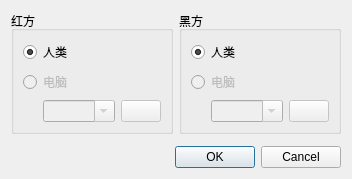
<?xml version="1.0" encoding="UTF-8"?>
<ui version="4.0">
 <class>NewGameDialog</class>
 <widget class="QDialog" name="NewGameDialog">
  <property name="geometry">
   <rect>
    <x>0</x>
    <y>0</y>
    <width>510</width>
    <height>242</height>
   </rect>
  </property>
  <property name="windowTitle">
   <string>新建游戏</string>
  </property>
  <layout class="QVBoxLayout" name="verticalLayout_4">
   <property name="sizeConstraint">
    <enum>QLayout::SetFixedSize</enum>
   </property>
   <item>
    <layout class="QHBoxLayout" name="horizontalLayout">
     <item>
      <widget class="QGroupBox" name="groupBox_2">
       <property name="title">
        <string>红方</string>
       </property>
       <layout class="QVBoxLayout" name="verticalLayout_3">
        <item>
         <widget class="QRadioButton" name="m_whitePlayerHumanRadio">
          <property name="text">
           <string>人类</string>
          </property>
          <property name="checked">
           <bool>true</bool>
          </property>
         </widget>
        </item>
        <item>
         <widget class="QRadioButton" name="m_whitePlayerCpuRadio">
          <property name="enabled">
           <bool>false</bool>
          </property>
          <property name="text">
           <string>电脑</string>
          </property>
         </widget>
        </item>
        <item>
         <layout class="QHBoxLayout" name="horizontalLayout_3">
          <item>
           <spacer name="horizontalSpacer_1">
            <property name="orientation">
             <enum>Qt::Horizontal</enum>
            </property>
            <property name="sizeType">
             <enum>QSizePolicy::Fixed</enum>
            </property>
            <property name="sizeHint" stdset="0">
             <size>
              <width>20</width>
              <height>0</height>
             </size>
            </property>
           </spacer>
          </item>
          <item>
           <widget class="QComboBox" name="m_whiteEngineComboBox">
            <property name="enabled">
             <bool>false</bool>
            </property>
            <property name="sizePolicy">
             <sizepolicy hsizetype="MinimumExpanding" vsizetype="Fixed">
              <horstretch>0</horstretch>
              <verstretch>0</verstretch>
             </sizepolicy>
            </property>
            <property name="editable">
             <bool>true</bool>
            </property>
           </widget>
          </item>
          <item>
           <widget class="QPushButton" name="m_configureWhiteEngineButton">
            <property name="enabled">
             <bool>false</bool>
            </property>
            <property name="sizePolicy">
             <sizepolicy hsizetype="Preferred" vsizetype="Fixed">
              <horstretch>0</horstretch>
              <verstretch>0</verstretch>
             </sizepolicy>
            </property>
            <property name="toolTip">
             <string>Configure white engine</string>
            </property>
            <property name="text">
             <string/>
            </property>
            <property name="icon">
             <iconset resource="../res/icons/icons.qrc">
              <normaloff>:/icons/toolbutton/configure_16x16.png</normaloff>:/icons/toolbutton/configure_16x16.png</iconset>
            </property>
           </widget>
          </item>
         </layout>
        </item>
       </layout>
      </widget>
     </item>
     <item>
      <widget class="QGroupBox" name="groupBox">
       <property name="title">
        <string>黑方</string>
       </property>
       <layout class="QVBoxLayout" name="verticalLayout">
        <item>
         <widget class="QRadioButton" name="m_blackPlayerHumanRadio">
          <property name="text">
           <string>人类</string>
          </property>
          <property name="checked">
           <bool>true</bool>
          </property>
         </widget>
        </item>
        <item>
         <widget class="QRadioButton" name="m_blackPlayerCpuRadio">
          <property name="enabled">
           <bool>false</bool>
          </property>
          <property name="text">
           <string>电脑</string>
          </property>
         </widget>
        </item>
        <item>
         <layout class="QHBoxLayout" name="horizontalLayout_2">
          <item>
           <spacer name="horizontalSpacer_2">
            <property name="orientation">
             <enum>Qt::Horizontal</enum>
            </property>
            <property name="sizeType">
             <enum>QSizePolicy::Fixed</enum>
            </property>
            <property name="sizeHint" stdset="0">
             <size>
              <width>20</width>
              <height>0</height>
             </size>
            </property>
           </spacer>
          </item>
          <item>
           <widget class="QComboBox" name="m_blackEngineComboBox">
            <property name="enabled">
             <bool>false</bool>
            </property>
            <property name="sizePolicy">
             <sizepolicy hsizetype="MinimumExpanding" vsizetype="Fixed">
              <horstretch>0</horstretch>
              <verstretch>0</verstretch>
             </sizepolicy>
            </property>
            <property name="editable">
             <bool>true</bool>
            </property>
           </widget>
          </item>
          <item>
           <widget class="QPushButton" name="m_configureBlackEngineButton">
            <property name="enabled">
             <bool>false</bool>
            </property>
            <property name="sizePolicy">
             <sizepolicy hsizetype="Preferred" vsizetype="Fixed">
              <horstretch>0</horstretch>
              <verstretch>0</verstretch>
             </sizepolicy>
            </property>
            <property name="toolTip">
             <string>Configure black engine</string>
            </property>
            <property name="text">
             <string/>
            </property>
            <property name="icon">
             <iconset resource="../res/icons/icons.qrc">
              <normaloff>:/icons/toolbutton/configure_16x16.png</normaloff>:/icons/toolbutton/configure_16x16.png</iconset>
            </property>
           </widget>
          </item>
         </layout>
        </item>
       </layout>
      </widget>
     </item>
    </layout>
   </item>
   <item>
    <widget class="GameSettingsWidget" name="m_gameSettings" native="true"/>
   </item>
   <item>
    <widget class="QDialogButtonBox" name="m_buttonBox">
     <property name="standardButtons">
      <set>QDialogButtonBox::Cancel|QDialogButtonBox::Ok</set>
     </property>
    </widget>
   </item>
  </layout>
 </widget>
 <customwidgets>
  <customwidget>
   <class>GameSettingsWidget</class>
   <extends>QWidget</extends>
   <header>src/gamesettingswidget.h</header>
   <container>1</container>
  </customwidget>
 </customwidgets>
 <resources>
  <include location="../res/icons/icons.qrc"/>
 </resources>
 <connections>
  <connection>
   <sender>m_buttonBox</sender>
   <signal>rejected()</signal>
   <receiver>NewGameDialog</receiver>
   <slot>reject()</slot>
   <hints>
    <hint type="sourcelabel">
     <x>457</x>
     <y>232</y>
    </hint>
    <hint type="destinationlabel">
     <x>479</x>
     <y>137</y>
    </hint>
   </hints>
  </connection>
  <connection>
   <sender>m_buttonBox</sender>
   <signal>accepted()</signal>
   <receiver>NewGameDialog</receiver>
   <slot>accept()</slot>
   <hints>
    <hint type="sourcelabel">
     <x>269</x>
     <y>232</y>
    </hint>
    <hint type="destinationlabel">
     <x>260</x>
     <y>111</y>
    </hint>
   </hints>
  </connection>
 </connections>
</ui>
